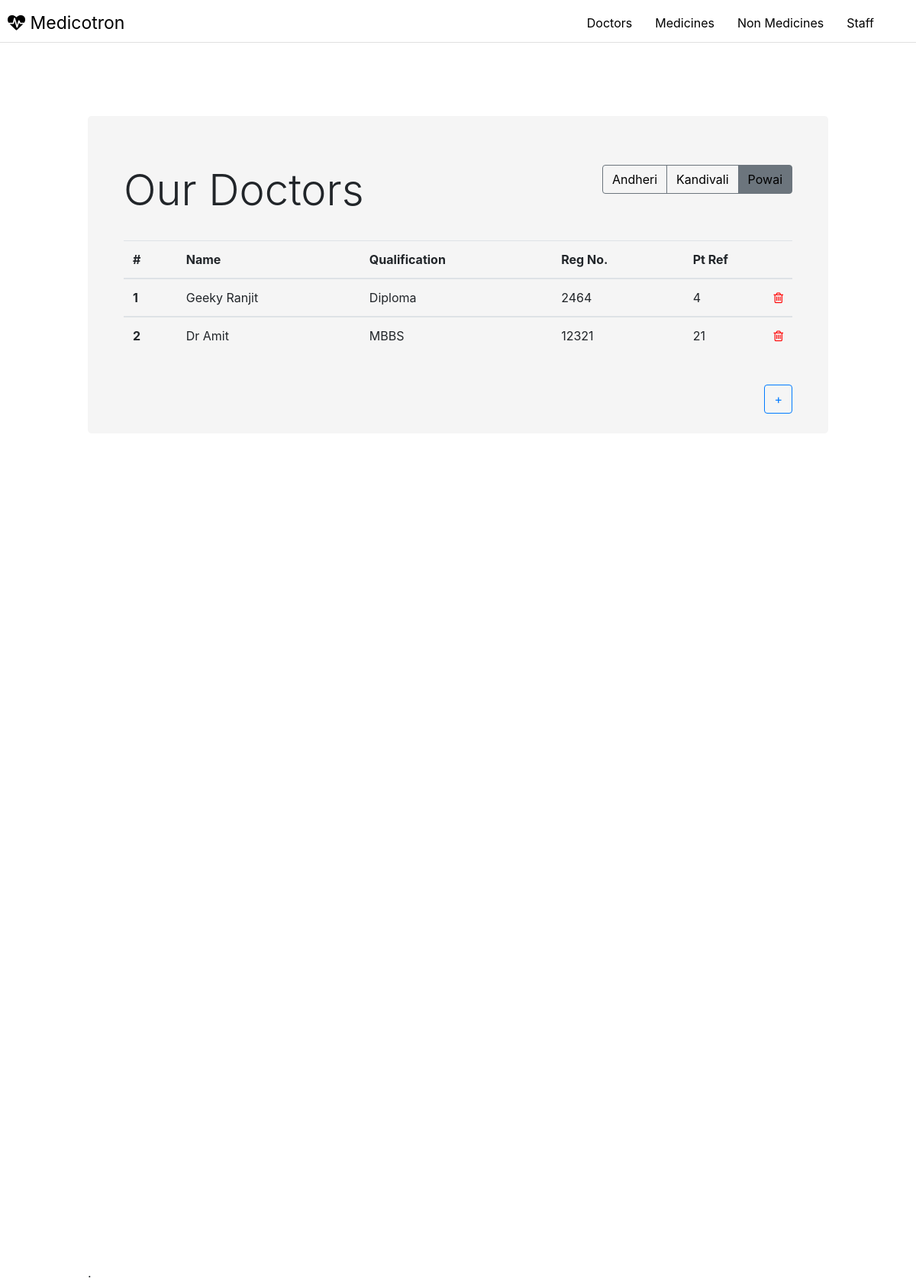
Screenshot of /doctor/ with the database file from the repository.
### pharma/models.py (models this page shows)
class Doctor(models.Model):
    name = models.CharField(max_length=1000)
    qualification = models.CharField(max_length=1000)
    reg_no = models.IntegerField()
    pt_ref = models.IntegerField()
    def __str__(self):
        return self.name

### pharma/views.py (the view)
# urls.py: url(r'^doctor/$', views.doctor, name='doctor'),
def doctor(request):
    doctors=Doctor.objects.all()
    context = {'doctors': doctors, 'site': 'Our'}
    print context
    return render(request,'pharma/doctor.html', context)

### pharma/templates/pharma/doctor.html (shortened to what this page needs)
{% extends 'pharma/base_template.html' %}
{%  block body %}
<div class="container-fluid">
<div class="row">
<div class="col-md-10 offset-md-1">
<div class="jumbotron-fluid">
<div class="jumbotron" style="background-color:#F5F5F5">
  <div class="container">
  <div class="btn-group" style="float:right;" role="group" aria-label="Basic example">
  <button type="button" style="color:black;"class="btn {% if site == 'Andheri' %} active {% endif %} btn-outline-secondary"><a style="text-decoration:none; color:black;" href="{% url 'pharma:dispdocs' 'Andheri' %}">Andheri</a></button>
  <button type="button" style="color:black;"class="btn {% if site == 'Kandivali' %} active {% endif %}btn btn-outline-secondary"><a style="text-decoration:none; color:black;" href="{% url 'pharma:dispdocs' 'Kandivali' %}">Kandivali</a></button>
  <button type="button" style="color:black;"class="btn btn {% if site == 'Our' %} active {% endif %}btn-outline-secondary"><a style="text-decoration:none; color:black;" href="{% url 'pharma:doctor' %}">Powai</a></button>
</div>
    <h1 class="display-4">{{ site }} Doctors</h1></br>
	<table class="table table-hover">
  <thead class="thead-default">
    <tr>
      <th>#</th>
      <th>Name</th>
      <th>Qualification</th>
      <th>Reg No.</th>
        <th>Pt Ref</th>
    </tr>
  </thead>
        {% for d in doctors %}
  <tbody>
    <tr>
      <th scope="row">{{ forloop.counter }}</th>
      <td>{{ d.name}}</td>
      <td>{{ d.qualification }}</td>
      <td>{{ d.reg_no }}</td>
        <td>{{ d.pt_ref }} <a href="{% url 'pharma:deldocs' d.id %}"><span style="color:red ;float:right;" class="change-icon">
            <i class="fa fa-trash-o"></i>
        </span></a></td>
    </tr>
  </tbody>
        {% endfor %}
</table>
  <a href="{% url 'pharma:adddocs' %}">
  <button class="btn btn-outline-primary" style="float:right;">
+
</button>
      </a>
  </div>
</div>
</div>
</br></br></br></br></br></br></br></br></br></br></br></br></br></br></br></br></br></br></br></br></br></br></br></br></br></br></br></br></br></br></br></br></br></br></br></br></br></br></br></br></br></br></br></br>.
</div>
</div>
</div>
{% endblock %}

### pharma/templates/pharma/base_template.html (style rules this page uses)
.animated { -webkit-animation-duration: 1s; animation-duration: 1s; -webkit-animation-fill-mode: both; animation-fill-mode: both; }
.fadeIn { -webkit-animation-name: fadeIn; animation-name: fadeIn; }

### rows the page displays
Doctor: name "Geeky Ranjit", qualification "Diploma", reg_no "2464", pt_ref "4"
Doctor: name "Dr Amit", qualification "MBBS", reg_no "12321", pt_ref "21"

### other values shown
{{ site }} "Our"
